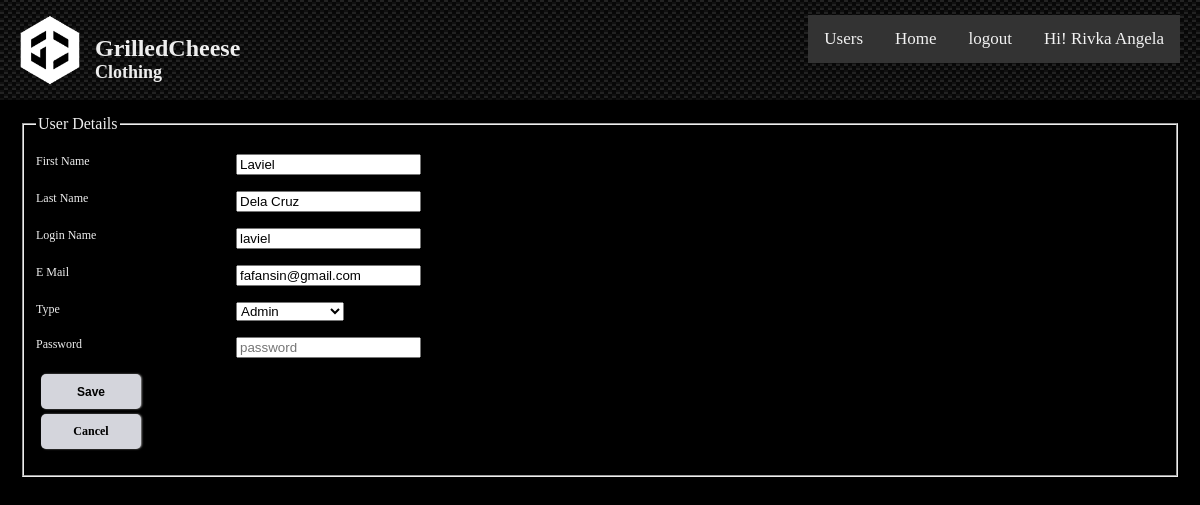
The page /admin/user-detail.php?action=edit&id=1 (signed in) on the database its author committed.
### tables this page shows
CREATE TABLE `users` (
  `id` int(11) unsigned NOT NULL AUTO_INCREMENT,
  `username` varchar(255) NOT NULL DEFAULT '',
  `first_name` text,
  `last_name` text,
  `password` text NOT NULL,
  `email` text NOT NULL,
  `usertype` int(11) NOT NULL,
  PRIMARY KEY (`id`),
  UNIQUE KEY `username` (`username`)
);

CREATE TABLE `user_types` (
  `id` int(11) unsigned NOT NULL AUTO_INCREMENT,
  `name` varchar(30) NOT NULL DEFAULT '',
  PRIMARY KEY (`id`)
);

### lib/functions.php (called while the page is built, shortened)
<?php
	function get_results($query){
		global $db;
		$result = $db->query($query);
		$list = array();
		while($row = $result->fetch_assoc()){
			$item = new stdClass();
			foreach($row as $key => $value){
				$item->$key = $value;
			}
			array_push($list, $item);
		}
		return $list;
	}
	function get_row($query){
		global $db;
		$result = $db->query($query. " LIMIT 1");
		$item = NULL;
		if($result->num_rows > 0){
			$row = $result->fetch_assoc();
			$item = new stdClass();
			foreach($row as $key => $value){
				$item->$key = $value;
			}
		}
		return $item;
	}
?>

### admin/user-detail.php (the view, shortened to what this page needs)
<?php require_once "header-admin.php";
	$userTypes = get_results("SELECT id, name FROM user_types");
	$userId = isset($_REQUEST['id']) ? $_REQUEST['id'] : NULL;
	$action = isset($_REQUEST['action']) ? $_REQUEST['action'] : 'new';
	$user = NULL;
		switch($action){
			case 'edit':
				if($userId){
					$user = get_row("SELECT first_name, last_name, username, email, usertype FROM users WHERE id = $userId");
				}
			break;
		}
?>
	<form action="" method="post" enctype="multipart/form-data">
        <fieldset>
        	<legend>User Details</legend>
	        <p><label for="firstname">First Name</label><input type="text" id="firstname" name="firstname" placeholder="first name" autofocus required value="<?php echo !is_null($user) ? $user->first_name : ''; ?>" /></p>
        	<p><label for="lastname">Last Name</label><input type="text" id="lalstname" name="lastname" placeholder="last name" required value="<?php echo !is_null($user) ? $user->last_name : ''; ?>" /></p>
	        <p><label for="username">Login Name</label><input type="text" id="username" name="username" placeholder="login name" required value="<?php echo !is_null($user) ? $user->username : ''; ?>" /></p>
	        <p><label for="email">E Mail</label><input type="email" id="email" name="email" placeholder="e mail" required value="<?php echo !is_null($user) ? $user->email : ''; ?>" /></p>
	        <p><label for="usertype">Type</label>
            <select id="usertype" name="usertype" required>
                <?php foreach($userTypes as $type): ?>
                    <option <?php echo !is_null($user) && $user->usertype == $type->id ? 'selected' : ''; ?> value="<?php echo $type->id; ?>"><?php echo ucfirst($type->name); ?></option>
                <?php endforeach ?>
            </select>
	        </p>
        	<p><label for="password">Password</label><input type="password" name="password" id="password" placeholder="password" <?php echo !is_null($user) ? '' : 'required'; ?>/></p>
            <p><input class="button" id="btSave" name="btSave" type="submit" value="Save"/><a class="button" href="/admin/users.php">Cancel</a></p>
        </fieldset>
	</form>
<?php require_once "footer-admin.php"; ?>

### assets/css/main-style.css (style rules this page uses)
* { box-sizing:border-box; }
body { margin:0 auto; background-color:#000; color:#EEE; font-family: trebuchet ms; }
a, a:link, a:visited { color:#eee; text-decoration:none; }
form label { width:200px; float:left; font-size:12px; }
.button { display: block; width: 100px; height: 35px; background: #D4D5DC; padding: 10px 10px; text-align: center; border-radius: 5px; font-weight: bold; font-size: 12px; color: #000 !important; cursor: pointer; border: none; margin: 5px; box-shadow: 1px 0px 2px #888888; }

### rows shown on the page
users: firstname "Laviel", lastname "Dela Cruz", username "laviel", email "fafansin@gmail.com", usertype "Admin"

### other values the page prints
$user->firstname "Rivka Angela"
